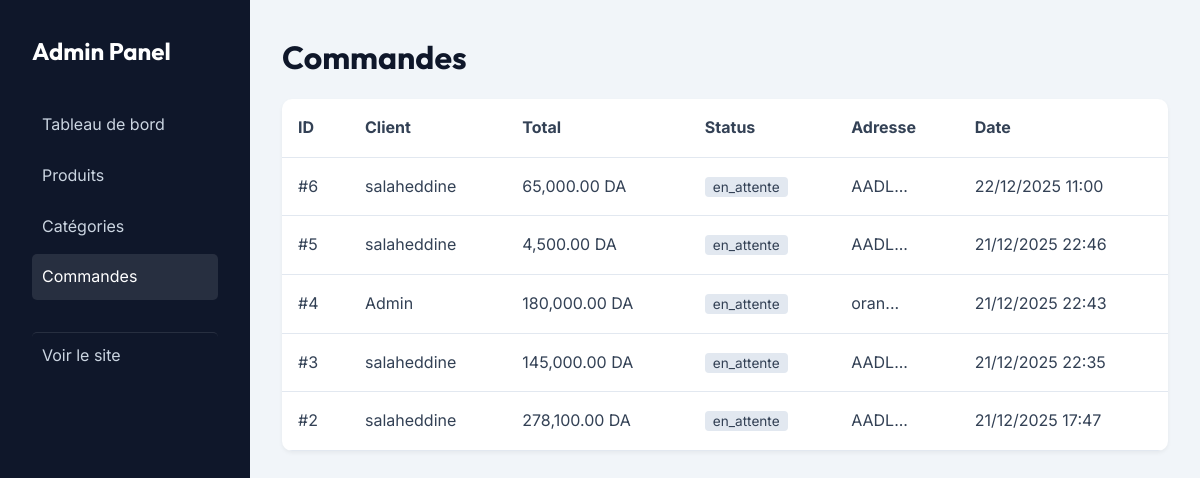
Page /admin/orders.php (signed in) on the committed database.
### tables this page shows
CREATE TABLE `orders` (
    id INT AUTO_INCREMENT PRIMARY KEY,
    user_id INT,
    total_price DECIMAL(10, 2) NOT NULL,
    status ENUM('en_attente', 'expediee', 'livree', 'annulee') DEFAULT 'en_attente',
    payment_method VARCHAR(50) DEFAULT 'cod',
    shipping_address TEXT,
    created_at TIMESTAMP DEFAULT CURRENT_TIMESTAMP,
    FOREIGN KEY (user_id) REFERENCES users(id) ON DELETE CASCADE
);

CREATE TABLE `users` (
    id INT AUTO_INCREMENT PRIMARY KEY,
    username VARCHAR(50) NOT NULL,
    email VARCHAR(100) NOT NULL UNIQUE,
    password VARCHAR(255) NOT NULL,
    role ENUM('admin', 'user') DEFAULT 'user',
    address TEXT,
    phone VARCHAR(20),
    created_at TIMESTAMP DEFAULT CURRENT_TIMESTAMP
);

### admin/orders.php (the view, shortened to what this page needs)
<?php
require '../auth.php';
$orders = $pdo->query("
    SELECT o.*, u.username
    FROM orders o
    JOIN users u ON o.user_id = u.id
    ORDER BY o.created_at DESC
")->fetchAll();
?>
<!DOCTYPE html>
<html lang="fr">
<head>
    <link rel="stylesheet" href="../assets/css/style.css">
</head>
<body>
    <div class="admin-layout">
        <div class="sidebar">
            <h2 style="color: #fff; margin-bottom: 2rem;">Admin Panel</h2>
            <a href="dashboard.php">Tableau de bord</a>
            <a href="products.php">Produits</a>
            <a href="categories.php">Catégories</a>
            <a href="orders.php" class="active">Commandes</a>
            <a href="../index.php" style="margin-top: 2rem; border-top: 1px solid rgba(255,255,255,0.1);">Voir le site</a>
        </div>
        <div class="content">
            <h1>Commandes</h1>
            <table>
                <thead>
                    <tr>
                        <th>ID</th>
                        <th>Client</th>
                        <th>Total</th>
                        <th>Status</th>
                        <th>Adresse</th>
                        <th>Date</th>
                    </tr>
                </thead>
                <tbody>
                    <?php foreach ($orders as $o): ?>
                    <tr>
                        <td>#<?= $o['id'] ?></td>
                        <td><?= htmlspecialchars($o['username']) ?></td>
                        <td><?= number_format($o['total_price'], 2) ?> DA</td>
                        <td>
                            <span style="padding: 2px 8px; border-radius: 4px; background: #e2e8f0; font-size: 0.85rem;">
                                <?= htmlspecialchars($o['status']) ?>
                            </span>
                        </td>
                        <td><?= htmlspecialchars(substr($o['shipping_address'], 0, 30)) ?>...</td>
                        <td><?= date('d/m/Y H:i', strtotime($o['created_at'])) ?></td>
                    </tr>
                    <?php endforeach; ?>
                </tbody>
            </table>
        </div>
    </div>
</body>
</html>

### assets/css/style.css (style rules this page uses)
:root { --primary-color: #0f172a; --accent-color: #d4af37; --text-color: #334155; --bg-color: #f8fafc; --white: #ffffff; --success: #10b981; --danger: #ef4444; --font-heading: 'Outfit', sans-serif; --font-body: 'Inter', sans-serif; }
* { box-sizing: border-box; margin: 0; padding: 0; }
body { font-family: var(--font-body); background-color: var(--bg-color); color: var(--text-color); line-height: 1.6; }
h1, h2, h3, h4, h5, h6 { font-family: var(--font-heading); color: var(--primary-color); margin-bottom: 1rem; }
a { text-decoration: none; color: inherit; transition: all 0.3s ease; }

### admin/orders.php (style rules this page uses)
.admin-layout { display: flex; min-height: 100vh; }
.sidebar { width: 250px; background: var(--primary-color); color: #fff; padding: 2rem; }
.sidebar a { display: block; padding: 10px; color: #cbd5e1; margin-bottom: 5px; border-radius: 5px; }
.sidebar a:hover, .sidebar a.active { background: rgba(255,255,255,0.1); color: #fff; }
.content { flex: 1; padding: 2rem; background: #f1f5f9; }
table { width: 100%; border-collapse: collapse; background: #fff; border-radius: 10px; overflow: hidden; box-shadow: 0 2px 4px rgba(0,0,0,0.05); }
th, td { padding: 1rem; text-align: left; border-bottom: 1px solid #e2e8f0; }

### rows in the picture
orders: id "6", user.username "salaheddine", total_price "65,000.00", status "en_attente", shipping_address "AADL", created_at "22/12/2025 11:00"
orders: id "5", user.username "salaheddine", total_price "4,500.00", status "en_attente", shipping_address "AADL", created_at "21/12/2025 22:46"
orders: id "4", user.username "Admin", total_price "180,000.00", status "en_attente", shipping_address "oran", created_at "21/12/2025 22:43"
orders: id "3", user.username "salaheddine", total_price "145,000.00", status "en_attente", shipping_address "AADL", created_at "21/12/2025 22:35"
orders: id "2", user.username "salaheddine", total_price "278,100.00", status "en_attente", shipping_address "AADL", created_at "21/12/2025 17:47"
